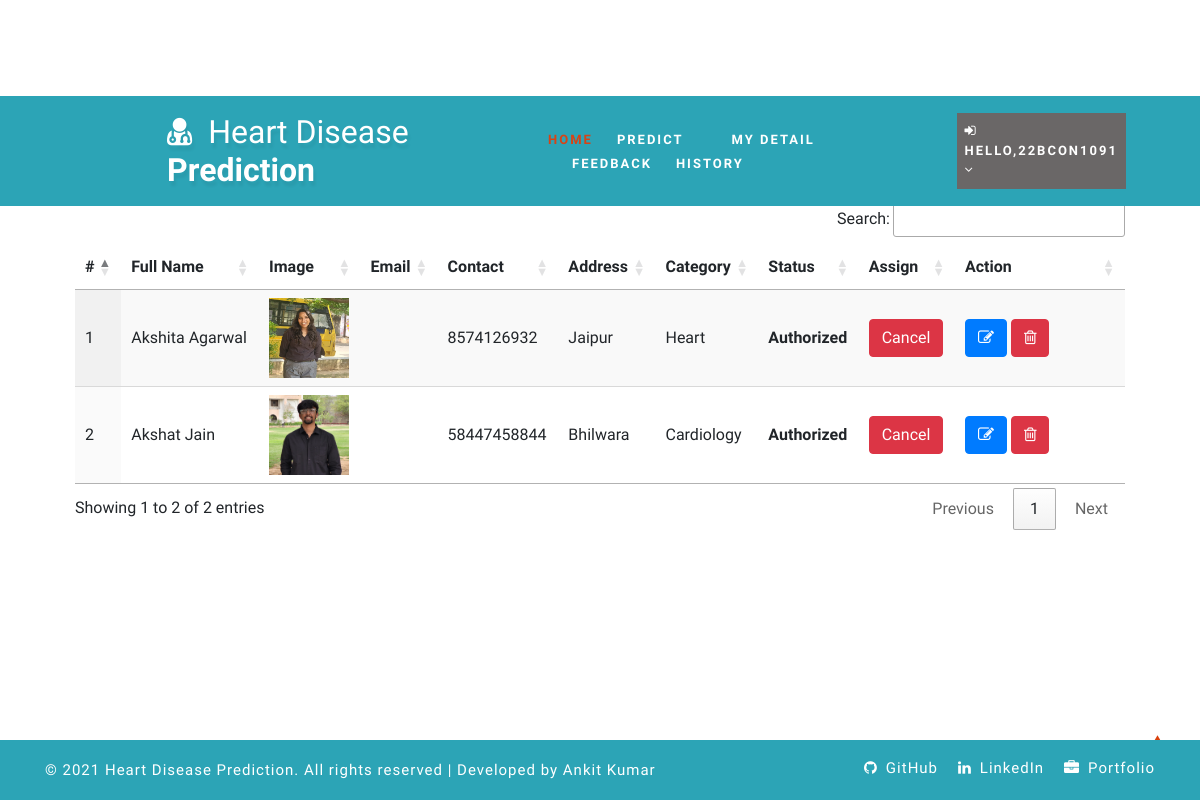
The page /view_doctor (signed in) on the database its author committed.
### health/models.py (models this page shows, shortened)
class Doctor(models.Model):
    status = models.IntegerField(DOCTOR_STATUS, null=True)
    user = models.ForeignKey(User, on_delete=models.CASCADE, null=True)
    contact = models.CharField(max_length=100, null=True)
    address = models.CharField(max_length=100, null=True)
    category = models.CharField(max_length=100, null=True)
    doj = models.DateField(null=True)
    dob = models.DateField(null=True)
    image = models.FileField(null=True)

### health/views.py (the view)
# urls.py: path('view_doctor', View_Doctor,name="view_doctor"),
@login_required(login_url="login")
def View_Doctor(request):
    doc = Doctor.objects.all()
    d = {'doc':doc}
    return render(request,'view_doctor.html',d)

### health/templates/view_doctor.html (shortened to what this page needs)
{% extends 'index.html' %}
{% load static %}
{% block body %}
<div class="container-fluid" style="width:90%;margin-top:8%">
                    <div class="container-fluid">
                        <h1 align="center"class="w3ls-title text-uppercase text-dark font-weight-bold">Doctor Records</h1><br>
                         </div><hr>
                                <table id="example" class="display" style="width:100%">
                                  <thead>
                                    <tr>
                                      <th>#</th>
                                      <th>Full Name</th>
                                      <th>Image</th>
                                      <th>Email</th>
                                      <th>Contact</th>
                                      <th>Address</th>
                                      <th>Category</th>
                                      <th>Status</th>
                                      <th>Assign</th>
                                      <th>Action</th>
                                  </tr>
                              </thead>
                              <tbody>
                              {% for i in doc %}
                                <tr>
                                  <td>{{forloop.counter}}</td>
                                  <td>{{i.user.first_name}} {{i.user.last_name}}</td>
                                  <td><img src="{{i.image.url}}" style="width:80px;height:80px"></td>
                                  <td>{{i.user.email}}</td>
                                  <td>{{i.contact}}</td>
                                  <td>{{i.address}}</td>
                                  <td>{{i.category}}</td>
                                  <td>
                                      {% if i.status == 1 %}
                                      <b>Authorized</b>
                                  {% else %}
                                      <b>Unauthorized</b>
                                      {% endif %}
                                  </td>
                                    <td>{% if i.status == 1 %}
                                        <a href="{% url 'assign_status' i.id %}" onclick="return confirm('Do you want to withdraw approval to doctor : {{i.user.first_name}}?')"><button class="btn btn-danger">Cancel</button></a>
                                        {% else %}
                                        <a href="{% url 'assign_status' i.id %}" onclick="return confirm('Do you want to give approve to doctor : {{i.user.first_name}}?')"><button class="btn btn-success">Assign</button></a>
                                        {% endif %}
                                    </td>
                                    <td style="width:150px">
                                      <a href="{% url 'change_doctor' i.id %}" ><button class="btn btn-primary"><i class="fa fa-edit"></i></button></a>
                                      <a href="{% url 'delete_doctor' i.id %}" ><button class="btn btn-danger" onclick="return confirm('Are you sure?')"><i class="fa fa-trash-o"></i></button></a></td>
                              </tr>
                              {% endfor %}
                          </tbody>
                      </table>
                  </div>
{% endblock %}

### health/templates/index.html (shortened to what this page needs)
<!DOCTYPE html>
{% load static %}
<html lang="zxx">
<head>
    <link rel="stylesheet" href="{% static 'css/bootstrap.css' %}">
    <link href="{% static 'css/css_slider.css' %}" type="text/css" rel="stylesheet" media="all">
    <link rel="stylesheet" href="{% static 'css/style.css' %}" type="text/css" media="all" />
    <link href="{% static 'css/font-awesome.min.css' %}" rel="stylesheet">
    <link rel='stylesheet' type='text/css' href="https://cdn.datatables.net/1.10.21/css/jquery.dataTables.min.css">
    <link rel='stylesheet' type='text/css'
        href="https://cdn.datatables.net/buttons/1.6.2/css/buttons.dataTables.min.css">
</head>
<body>
    <header>
        <div class="main-top" style="background:rgb(44, 164, 182)">
            <div class="container-fluid">
                <div class="header d-md-flex justify-content-between align-items-center py-3">
                    <div id="logo" style="margin-left:13%">
                        <h1>
                            <a href="index.html">
                                <span class="fa fa-user-md mr-2"></span>
                                <span class="logo-sp">Heart Disease</span> Prediction
                            </a>
                        </h1>
                    </div>
                    {% if request.user.is_staff %}
                    <div class="nav_w3ls" style="margin-right:4%">
                        <nav>
                            <label for="drop1" class="toggle">Menu</label>
                            <input type="checkbox" id="drop1" />
                            <ul class="menu" style="padding:15px;width:100%">
                                <li class="mx-lg-4 mx-md-3 my-md-0 my-2"><a href="{% url 'admin_home' %}">Home</a></li>
                                <li>
                                    <label for="drop-2" class="toggle toogle-2"> <span class="fa fa-angle-down"
                                            aria-hidden="true"></span>
                                    </label>
                                    <a href="#"> Doctor <span class="fa fa-angle-down" aria-hidden="true"></span></a>
                                    <ul style="margin-top:2%;width:40%;margin-right:0%">
                                        <li style="width:100%;"><a href="/add_doctor" class="drop-text">Add Doctor</a>
                                        </li>
                                        <li style="width:100%;"><a href="/view_doctor" class="drop-text">View Doctor</a>
                                        </li>
                                    </ul>
                                </li>
                                <li class="mx-lg-4 mx-md-3 my-md-0 my-2"><a href="/view_patient">Patient</a></li>
                                <li class="mx-lg-4 mx-md-3 my-md-0 my-2">
                                    <a href="/view_search_pat">Searched Data</a>
                                </li>
                                <li><a href="/view_feedback">Feedback</a></li>
                            </ul>
                        </nav>
                    </div>
                    <div class="nav_w3ls" style="margin-right:3%">
                        <nav>
                            <label for="drop2" class="toggle">Menu</label>
                            <input type="checkbox" id="drop2" />
                            <ul class="menu">
                                <li class="mx-lg-4 mx-md-3 my-md-0 my-2" style="background:red;padding:8px">
                                    <label for="drop-2" class="toggle toogle-2"> <span class="fa fa-angle-down"
                                            aria-hidden="true"></span>
                                    </label>
                                    <a href="#"><i class="fa fa-user"></i> {{request.user.username}} <span
                                            class="fa fa-angle-down" aria-hidden="true"></span></a>
                                    <ul style="margin-top:10%;width:80%;margin-right:5%">
                                        <li style="width:100%;"><a href="{% url 'change_password' %}"
                                                class="drop-text">Password</a></li>
                                        <li style="width:100%;"><a href="{% url 'logout' %}"
                                                class="drop-text">Logout</a></li>
                                    </ul>
                                </li>
                            </ul>
                        </nav>
                    </div>
                    {% elif request.user.patient_set.all.0 %}
                    <div class="nav_w3ls" style="margin-left:5%;font-weight:bold">
                        <nav>
                            <ul class="menu" style="padding:15px;width:100%">
                                <li><a href="{% url 'patient_home' %}" class="active">Home</a></li>
                                <li class="mx-lg-4 mx-md-3 my-md-0 my-2"><a href="/add_heartdetail">Predict</a></li>
                                <li class="mx-lg-4 mx-md-3 my-md-0 my-2"><a href="/profile_doctor">My Detail</a></li>
                                <li class="mx-lg-4 mx-md-3 my-md-0 my-2"><a href="/sent_feedback">Feedback</a></li>
                                <li><a href="/view_search_pat">History</a></li>
                            </ul>
                        </nav>
                    </div>
                    <div class="nav_w3ls" style="margin-right:3%">
                        <nav>
                            <ul class="menu">
                                <li class="mx-lg-4 mx-md-3 my-md-0 my-2" style="background:#6a6767;padding:8px">
                                    <a href="#"><i class="fa fa-sign-in"></i> Hello,{{request.user.username}} <span
                                            class="fa fa-angle-down" aria-hidden="true"></span></a>
                                </li>
                            </ul>
                        </nav>
                    </div>
                    {% endif %}
                </div>
            </div>
        </div>
    </header>
    {% block body %}
    {% endblock %}
    <div class="copy-w3pvt fixed-bottom" style="background:rgb(44, 164, 182);color:white">
        <div class="container py-3">
            <div class="row">
                <div class="col-lg-7 w3ls_footer_grid1_left text-lg-left text-center">
                    <p style="color:white">&copy; 2021 Heart Disease Prediction. All rights reserved | Developed by
                        Ankit Kumar </a>
                    </p>
                </div>
                <div class="col-lg-5 w3ls_footer_grid_left1_pos text-lg-right text-center mt-lg-0 mt-2">
                    <ul style="color:white">
                        <li>
                            <a href="https://github.com/ankit-kumarz" target="_blank" style="color:white"
                                class="github">
                                <span class="fa fa-github mr-2"></span>GitHub</a>
                        </li>
                        <li class="mx-3">
                            <a href="https://www.linkedin.com/in/ankitkumarz" target="_blank" style="color:white"
                                class="linkedin">
                                <span class="fa fa-linkedin mr-2"></span>LinkedIn</a>
                        </li>
                        <li>
                            <a href="https://ankit-kumarz.github.io/Ankit-s-Portfolio/" target="_blank"
                                style="color:white" class="portfolio">
                                <span class="fa fa-briefcase mr-2"></span>Portfolio</a>
                        </li>
                    </ul>
                </div>
            </div>
        </div>
    </div>
</body>
</html>

### health/static/css/style.css (style rules this page uses)
body { padding: 0; margin: 0; background: #FFF; font-family: 'Quicksand', sans-serif; }
body a, body button { transition: 0.5s all; -webkit-transition: 0.5s all; -moz-transition: 0.5s all; -o-transition: 0.5s all; -ms-transition: 0.5s all; text-decoration: none; }
html { scroll-behavior: smooth; }
h1, h2, h3, h4, h5, h6 { margin: 0; padding: 0; font-family: 'Mukta', sans-serif; }
p { margin: 0; padding: 0; font-size: 15px; letter-spacing: 1px; line-height: 1.9; color: #999; font-family: 'Quicksand', sans-serif; }
ul, ol { margin: 0; padding: 0; }
.main-top { position: absolute; z-index: 999; width: 100%; background: rgba(0, 0, 0, 0.4); }
nav { margin: 0; padding: 0; }
#logo a { float: left; display: initial; font-weight: 700; font-size: 32px; color: #fff; text-shadow: 2px 5px 3px rgba(0, 0, 0, 0.06); padding: 0; }
span.logo-sp { font-weight: 100; }
nav:after { content: ""; display: table; clear: both; }
nav ul { float: right; padding: 0; margin: 0; list-style: none; position: relative; }
nav ul li { margin: 0px; display: inline-block; float: left; }
nav a { padding: 0; color: #fff; font-size: 13px; letter-spacing: 2px; font-weight: 700; text-transform: uppercase; display: inline-block; transition: 0.5s all; -webkit-transition: 0.5s all; -moz-transition: 0.5s all; -o-transition: 0.5s all; -ms-transition: 0.5s all; }
.menu li a.active, .menu li a:hover { color: #2196f3; transition: 0.5s all; -webkit-transition: 0.5s all; -moz-transition: 0.5s all; -o-transition: 0.5s all; -ms-transition: 0.5s all; color: #d84315; }
li>a:only-child:after { content: ''; }
.w3ls_footer_grid_left1_pos ul li, ul.list-part li { display: inline-block; }
.w3ls_footer_grid_left1_pos ul li a { color: #000; text-decoration: none; letter-spacing: 1px; font-size: 15px; }
.w3ls_footer_grid1_left p { color: #484848; font-weight: 500; }

### rows shown on the page
Doctor: user.first_name "Akshita", user.last_name "Agarwal", image (picture), contact "8574126932", address "Jaipur", category "Heart", status "Authorized"
Doctor: user.first_name "Akshat", user.last_name "Jain", image (picture), contact "58447458844", address "Bhilwara", category "Cardiology", status "Authorized"

### other values the page prints
{{ request.user.username }} "22BCON1091"
